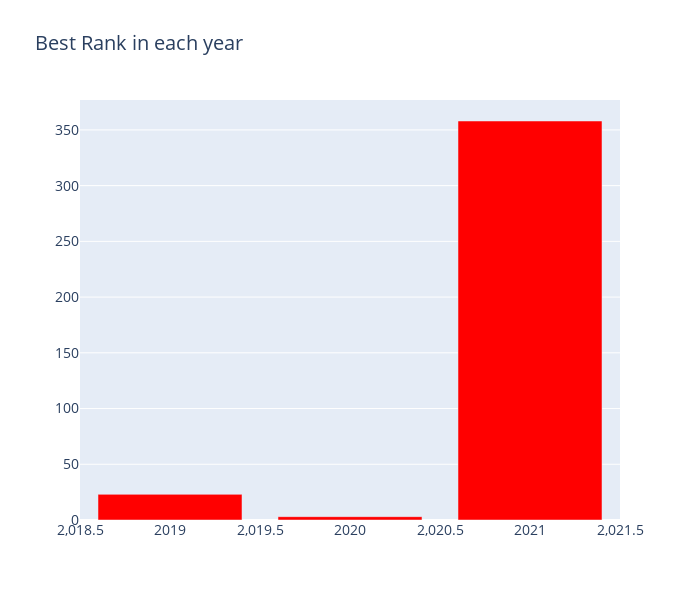

This figure's notebook cell:
### Code cell
## Best rank each year 
cnt_srs = cnt_df["min"]
cnt_srs = cnt_srs.sort_index()
trace = go.Bar(
    x=cnt_srs.index,
    y=cnt_srs.values,
    marker=dict(color="red",),
)

layout = go.Layout(
    title='Best Rank in each year',
    font=dict(size=14),
    width=700,
    height=600,
)

data = [trace]
fig = go.Figure(data=data, layout=layout)
py.iplot(fig, filename="TargetCount")

### Figure 1 — Plotly figure (JSON) as saved in the notebook; plotly's stock layout.template omitted (floating-point values rounded to 4 significant figures)
{"data": [{"marker": {"color": "red"}, "type": "bar", "x": [2019, 2020, 2021], "y": [23.0, 3.0, 358.0]}], "layout": {"font": {"size": 14}, "height": 600, "title": {"text": "Best Rank in each year"}, "width": 700}}
